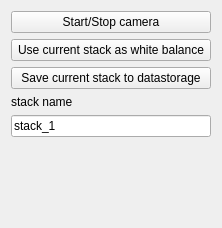
<?xml version="1.0" encoding="UTF-8"?>
<ui version="4.0">
 <class>SpectroCamRecorderControls</class>
 <widget class="QWidget" name="SpectroCamRecorderControls">
  <property name="geometry">
   <rect>
    <x>0</x>
    <y>0</y>
    <width>222</width>
    <height>228</height>
   </rect>
  </property>
  <property name="minimumSize">
   <size>
    <width>0</width>
    <height>0</height>
   </size>
  </property>
  <property name="windowTitle">
   <string>QmitkTemplate</string>
  </property>
  <layout class="QVBoxLayout" name="verticalLayout">
   <item>
    <widget class="QPushButton" name="buttonPerformImageProcessing">
     <property name="toolTip">
      <string>Do image processing</string>
     </property>
     <property name="text">
      <string>Start/Stop camera</string>
     </property>
    </widget>
   </item>
   <item>
    <widget class="QPushButton" name="buttonWhiteBalance">
     <property name="text">
      <string>Use current stack as white balance</string>
     </property>
    </widget>
   </item>
   <item>
    <widget class="QPushButton" name="buttonSave">
     <property name="text">
      <string>Save current stack to datastorage</string>
     </property>
    </widget>
   </item>
   <item>
    <widget class="QLabel" name="label">
     <property name="text">
      <string>stack name</string>
     </property>
    </widget>
   </item>
   <item>
    <widget class="QLineEdit" name="lineEdit">
     <property name="text">
      <string>stack_1</string>
     </property>
    </widget>
   </item>
   <item>
    <spacer name="spacer1">
     <property name="orientation">
      <enum>Qt::Vertical</enum>
     </property>
     <property name="sizeType">
      <enum>QSizePolicy::Expanding</enum>
     </property>
     <property name="sizeHint" stdset="0">
      <size>
       <width>20</width>
       <height>220</height>
      </size>
     </property>
    </spacer>
   </item>
  </layout>
 </widget>
 <layoutdefault spacing="6" margin="11"/>
 <resources/>
 <connections/>
</ui>
